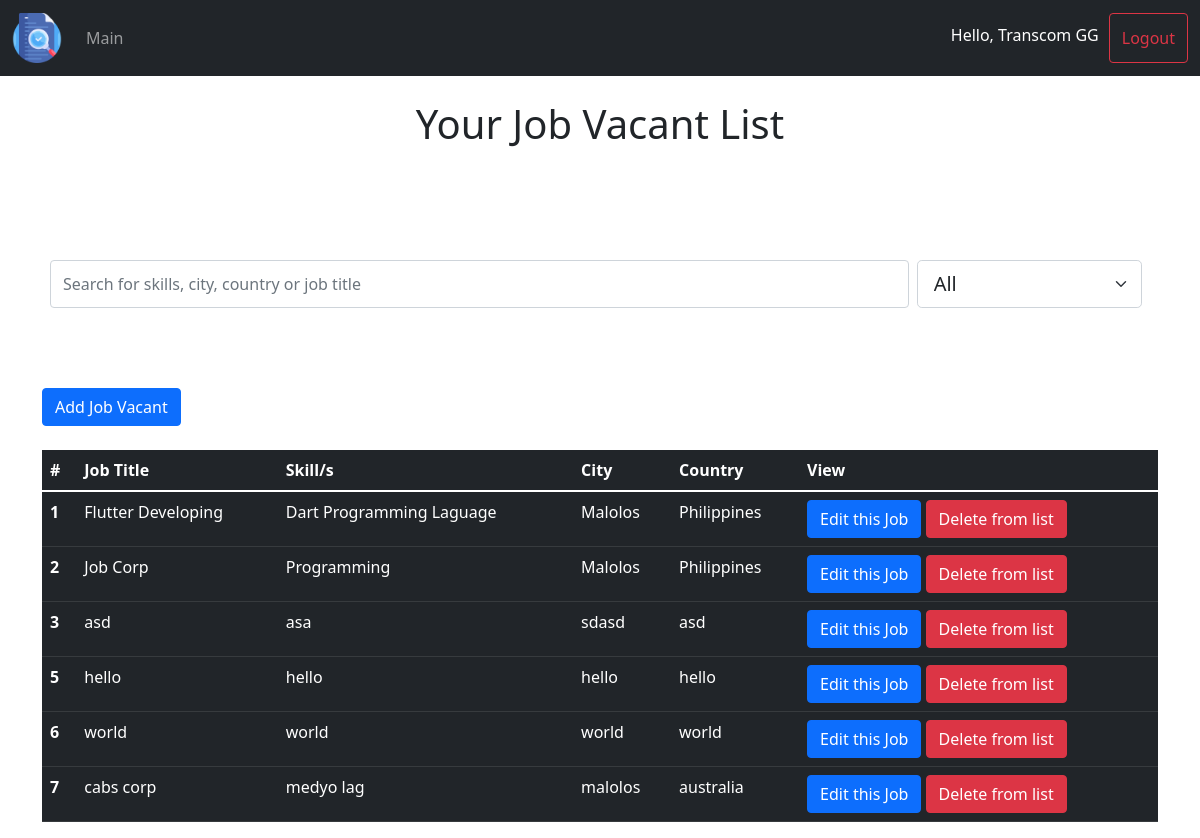
Screenshot of /company_mainpage/ (signed in) with the database file from the repository.
### main_app/models.py (models this page shows, shortened)
class Job(models.Model):
    job_title = models.CharField(max_length=30, null=False, blank=False)
    job_type = models.CharField(max_length=30, null=False, blank=False)
    job_details = models.CharField(max_length=30, null=False, blank=False,default="n/a")
    skills = models.CharField(max_length=30, null=False, blank=False)
    city = models.CharField(max_length=30, null=False, blank=False)
    country = models.CharField(max_length=30, null=False, blank=False)
    company_id = models.IntegerField(default='0')
    job_id = models.BigAutoField(primary_key=True)

### main_app/views.py (the view)
# urls.py: path('company_mainpage/', views.company_mainpage, name="company_mainpage"),
def company_mainpage(request):
    jobs = Job.objects.all()
    return render(request,'company/company_mainpage.html',{"jobs":jobs})

### main_app/templates/company/company_mainpage.html (shortened to what this page needs)
{% include 'company/main_base.html' %}
{% load static %}
{% block content %}
<div class="container">
    <br>
    <h1 align="center">Your Job Vacant List</h1>
    <br>
    <br>
    <br>
    <br>
    <div class="d-flex p-2 bd-highlight">
        <input class="form-control me-2" type="search" placeholder="Search for skills, city, country or job title" aria-label="Search">
        <select class="form-select form-select-lg me-2 w-25" aria-label=".form-select-lg example" name="filter">
            <option value="part_time">All</option>
        </select>
    </div>
    <br>
    <br>
    <br>
    <button class="btn btn-primary" data-bs-toggle="modal" data-bs-target="#add_job_modal" onclick="get_data('{{job.job_id}}','{{job.job_title}}',
    '{{job.skills}}','{{job.city}}','{{job.country}}','{{job.job_details}}','{{job.job_type}}')">Add Job Vacant</button>
    <br>
    <br>
    <table class="table table-dark table-hover">
        <thead>
          <tr>
            <th scope="col">#</th>
            <th scope="col">Job Title</th>
            <th scope="col">Skill/s</th>
            <th scope="col">City</th>
            <th scope="col">Country</th>
            <th>View</th>
          </tr>
        </thead>
        <tbody>
           {% for job in jobs %}
           {% if job.company_id == request.session.company_id %}
          <tr>
            <th scope="row">{{forloop.counter}}</th>
            <td>{{job.job_title}}</td>
            <td>{{job.skills}}</td>
            <td>{{job.city}}</td>
            <td>{{job.country}}</td>
            <td>
                <button type="submit" class="btn btn-primary" data-bs-toggle="modal" data-bs-target="#view_job_modal" onclick="get_data('{{job.job_id}}','{{job.job_title}}',
                '{{job.skills}}','{{job.city}}','{{job.country}}','{{job.job_details}}','{{job.job_type}}')">Edit this Job</button>
                <button type="submit" class="btn btn-danger" onclick="delete_job('{{job.job_id}}')">Delete from list</button>
            </td>
          </tr>
          {% endif %}
          {% endfor %}
        </tbody>
    </table>
</div>
{% endblock %}

### rows the page displays
Job: job_title "Flutter Developing", skills "Dart Programming Laguage", city "Malolos", country "Philippines"
Job: job_title "Job Corp", skills "Programming", city "Malolos", country "Philippines"
Job: job_title "asd", skills "asa", city "sdasd", country "asd"
Job: job_title "hello", skills "hello", city "hello", country "hello"
Job: job_title "world", skills "world", city "world", country "world"
Job: job_title "cabs corp", skills "medyo lag", city "malolos", country "australia"

### other values shown
{{ request.session.company_name }} "Transcom GG"
